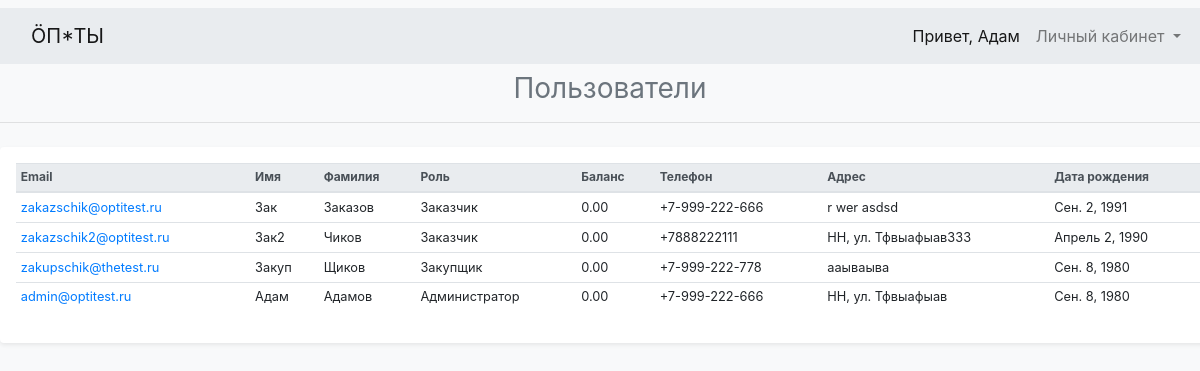
The app's page /users/ (signed in) with its own data.
### main/models.py (models this page shows, shortened)
class User(AbstractUser):
    USERNAME_FIELD = 'email'
    REQUIRED_FIELDS = []
    username = None
    email = models.EmailField('Email', unique=True)
    phone = models.CharField('Телефон', max_length=20)
    delivery_address = models.CharField('Адрес доставки', max_length=255)
    birth_date = models.DateField('Дата рождения', blank=True, default='')
    role = models.PositiveSmallIntegerField('Роль', choices=tuple(Roles), default=Roles.UNREGISTERED)
    balance = models.DecimalField(max_digits=10, decimal_places=2, default=0)
    objects = CustomUserManager()
    class Meta:
        ordering = ('role',)
    @property
    def role_to_string(self):
        return Roles[self.role]

### main/views.py (the view)
# urls.py: path('users/', main_views.UsersListView.as_view(), name='users'),
class UsersListView(LoginRolesRequiredViewMixin, CommonContextViewMixin, TemplateView):
    template_name = 'main/users_list.html'
    def get_context_data(self, **kwargs):
        context = super().get_context_data(**kwargs)
        context['users'] = _models.User.objects.all() if self.user.is_superuser else _models.User.objects.get_list()
        context['roles'] = Roles
        return context

### main/core/types.py (called while the page is built)
    def __getitem__(cls, item):
        return cls.__dict__['iter_items'][item]

### main/core/view_mixins.py (called while the page is built)
    def dispatch(self, request, *args, **kwargs):
        self.user = request.user
        if not self.user.is_authenticated:
            return self.handle_no_permission()
        if self.user.role not in self.allowed_roles and self.user.role != Roles.ADMINISTRATOR:
            return self.handle_no_permission()
        return super().dispatch(request, *args, **kwargs)

    def get_context_data(self, **kwargs):
        context = super().get_context_data(**kwargs)
        context['shop_title'] = SHOP_TITLE
        if self.user.is_authenticated:
            context['user_pk'] = self.user.pk
            context['email'] = self.user.email
            context['user_role'] = self.user.role
            context['roles'] = Roles
            context['user_is_authenticated'] = True
            context['user_first_name'] = self.user.first_name
            context['user_last_name'] = self.user.last_name
        return context

    def dispatch(self, request, *args, **kwargs):
        self.user = request.user
        return super().dispatch(request, *args, **kwargs)

### main/models.py (called while the page is built)
    def get_list(self, **kwargs):
        return User.objects.filter(is_staff=False, is_superuser=False, **kwargs)

### main/templates/main/users_list.html (shortened to what this page needs)
{% extends 'base.html' %}
{% block content %}
    <h3 class="font-weight-normal text-center text-muted" style="color: #6c757d">
        Пользователи
    </h3>
    <hr class="mb-4">
    <div class="container my-3 p-3 bg-white rounded shadow-sm">
        <table class="table table-sm table-hover ">
            <thead class="thead-light table-ts">
            <tr>
                <th scope="col">Email</th>
                <th scope="col">Имя</th>
                <th scope="col">Фамилия</th>
                <th scope="col">Роль</th>
                <th scope="col">Баланс</th>
                <th scope="col">Телефон</th>
                <th scope="col">Адрес</th>
                <th scope="col">Дата рождения</th>
            </tr>
            </thead>
            <tbody>
            {% for user in users %}
            <tr class="text-left small">
                <td><a href="{% url 'main:user_details' pk=user.pk %}">{{ user.email }}</a></td>
                <td>{{ user.first_name }}</td>
                <td>{{ user.last_name }}</td>
                <td>{{ user.role_to_string }} </td>
                <td> {{ user.balance }} </td>
                <td>{{ user.phone }}</td>
                <td>{{ user.delivery_address }}</td>
                <td>{{ user.birth_date }}</td>
            </tr>
            {% endfor %}
            </tbody>
        </table>
</div>
{% endblock content %}

### templates/base.html (shortened to what this page needs)
{% load static %}
<!DOCTYPE html>
<html lang="en">
<head>
    <link rel="stylesheet" href="{% static 'bootstrap-4.3.1-dist/css/bootstrap.min.css' %}">
    <link rel="stylesheet" href="{% static 'css/styles.css' %}">
</head>
    <header>
            <nav class="navbar navbar-expand-lg navbar-light my-2 " style="background-color: #e9ecef;">
             <div class="container">
                <a class="navbar-brand" href="{% url 'main:index' %}">{{ shop_title }}</a>
                <div id="navbarNavDropdown" class="navbar-collapse collapse">
                    <ul class="navbar-nav">
                        {% if user_is_authenticated %}
                            <li class="nav-item">
                                <a class="nav-link active disabled" href="#" tabindex="-1" aria-disabled="true">Привет, {{ user_first_name }}</a>
                            </li>
                        <li class="nav-item dropdown">
                            <a class="nav-link dropdown-toggle" href="#" id="navbarDropdownMenuLink" data-toggle="dropdown" aria-haspopup="true" aria-expanded="false">
                              Личный кабинет
                            </a>
                        </li>
                        {% else %}
                            <div class="btn-group">
                                <a class="btn btn-sm btn-outline-secondary " href="{% url 'main:signup' %}">Регистрация</a>
                                <a class="btn btn-sm btn-outline-secondary" href="{% url 'main:login' %}">Войти</a>
                            </div>
                        {% endif %}
                    </ul>
                </div>
             </div>
    </nav>
    </header>
    <body class="bg-light">
    {% block content %}{% endblock %}
    </body>
</body>
</html>

### main/static/css/styles.css (style rules this page uses)
body { background-color: #f2f2f2; min-width: 1220px; }
header { background-color: #fff; }
.container { max-width: 1220px; }
.table-ts { font-size: 12px; }

### records on screen
User: first_name "Адам", email "admin@optitest.ru", last_name "Адамов", role_to_string "Администратор", balance "0.00", phone "+7-999-222-666", delivery_address "НН, ул. Тфвыафыав", birth_date "Сен. 8, 1980"
User: email "zakazschik@optitest.ru", first_name "Зак", last_name "Заказов", role_to_string "Заказчик", balance "0.00", phone "+7-999-222-666", delivery_address "r wer asdsd", birth_date "Сен. 2, 1991"
User: email "zakazschik2@optitest.ru", first_name "Зак2", last_name "Чиков", role_to_string "Заказчик", balance "0.00", phone "+7888222111", delivery_address "НН, ул. Тфвыафыав333", birth_date "Апрель 2, 1990"
User: email "zakupschik@thetest.ru", first_name "Закуп", last_name "Щиков", role_to_string "Закупщик", balance "0.00", phone "+7-999-222-778", delivery_address "ааываыва", birth_date "Сен. 8, 1980"

### other values on screen
{{ shop_title }} "ÖП*ТЫ"
